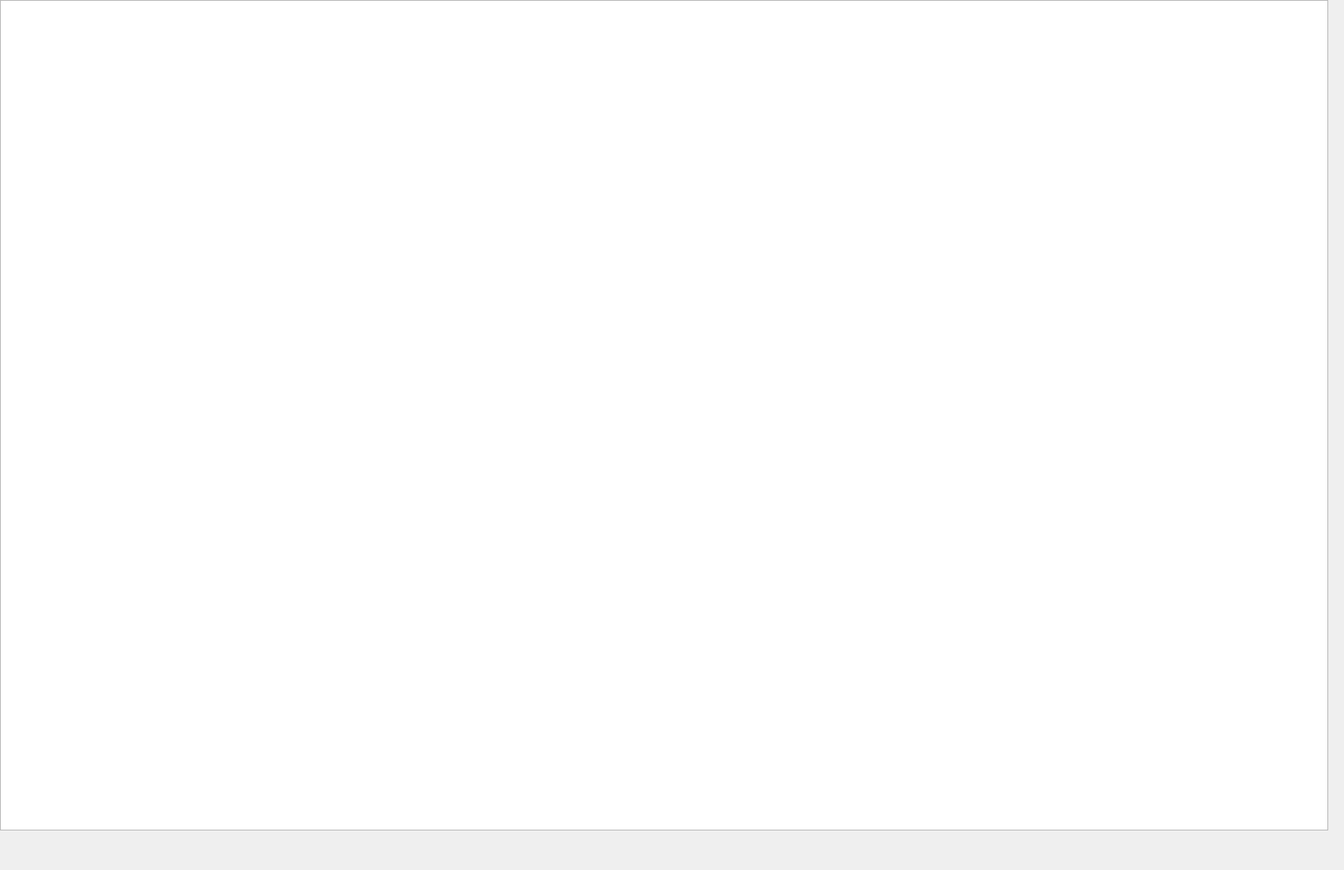
<?xml version="1.0" encoding="UTF-8"?>
<ui version="4.0">
 <class>GameWindow</class>
 <widget class="QWidget" name="GameWindow">
  <property name="geometry">
   <rect>
    <x>0</x>
    <y>0</y>
    <width>1700</width>
    <height>1100</height>
   </rect>
  </property>
  <property name="sizePolicy">
   <sizepolicy hsizetype="Maximum" vsizetype="Maximum">
    <horstretch>0</horstretch>
    <verstretch>0</verstretch>
   </sizepolicy>
  </property>
  <property name="windowTitle">
   <string>Form</string>
  </property>
  <widget class="QGraphicsView" name="graphicsView">
   <property name="geometry">
    <rect>
     <x>0</x>
     <y>0</y>
     <width>1680</width>
     <height>1050</height>
    </rect>
   </property>
   <property name="sizePolicy">
    <sizepolicy hsizetype="Fixed" vsizetype="Fixed">
     <horstretch>0</horstretch>
     <verstretch>0</verstretch>
    </sizepolicy>
   </property>
   <property name="minimumSize">
    <size>
     <width>381</width>
     <height>0</height>
    </size>
   </property>
   <property name="sceneRect">
    <rectf>
     <x>0.000000000000000</x>
     <y>0.000000000000000</y>
     <width>0.000000000000000</width>
     <height>0.000000000000000</height>
    </rectf>
   </property>
  </widget>
 </widget>
 <resources/>
 <connections/>
</ui>
